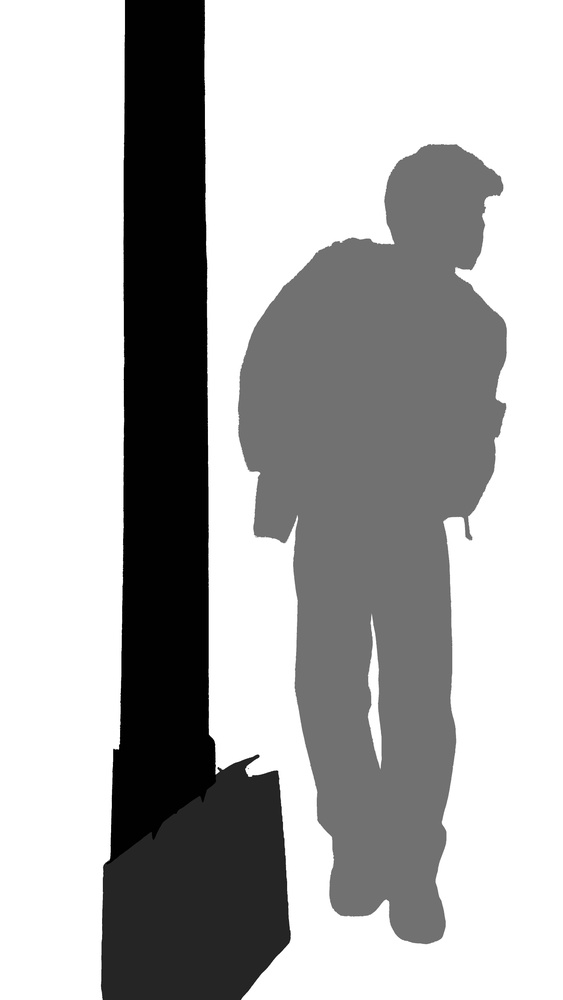
#> input picture public/segment picture.jpg, 563 x 1000 px, shrunk from 3000 x 5332 before the run
$ python image2mask.py
#> lines starting #> are read from the running program, lines starting #| are printed output that depends on the picture; after the words box and inside, x2 and y2 are one past the last pixel; in counts of white or black regions, pixels touching at a corner belong together
import cv2
import numpy as np

# Load the image
image = cv2.imread("segment picture.jpg")
#> image is the input picture: shape (1000, 563, 3); min 0, max 255, mean 176.9
image1 = cv2.imread("image.png")
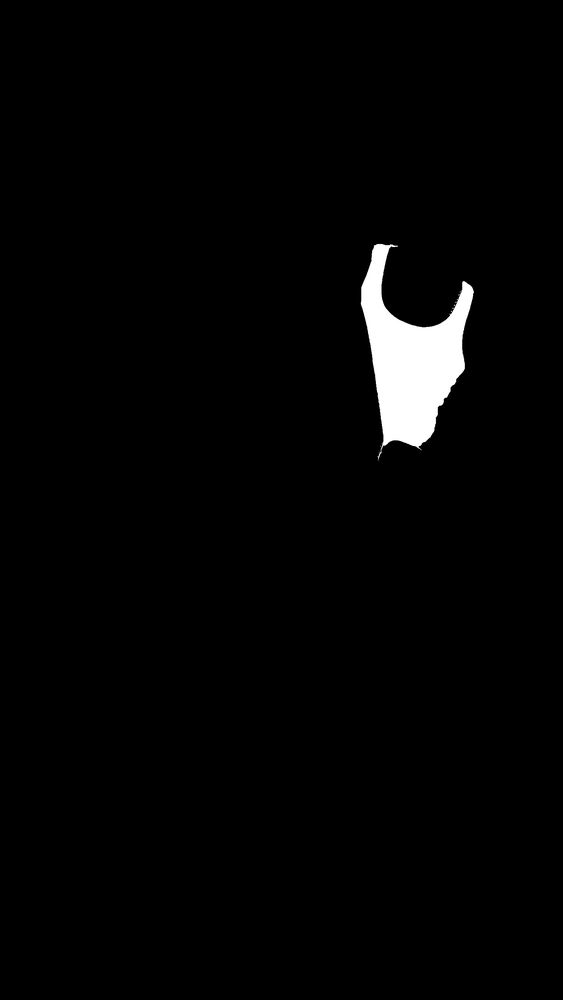
#> input picture public/image.png, 563 x 1000 px, shrunk from 3000 x 5332 before the run
#> image1 is the input picture: shape (1000, 563, 3); min 0, max 255, mean 5.1
if (image.shape[0] == image1.shape[0]) and (image.shape[1] == image1.shape[1]):
    print('everything is still good')
# Convert the image to HSV color space

# Create a mask for each color
mask = np.zeros((image.shape[0], image.shape[1]), dtype="uint8")
mask1 = np.zeros((image1.shape[0], image1.shape[1]), dtype="uint8")
for y in range(0,image.shape[0]):
    for x in range(0,image.shape[1]):
        if image[y,x][0] == 255:
            mask[y, x] = 3
        if image[y,x][0] == 37:
            mask[y, x] = 5
        if image[y,x][0] == 113:
            mask[y, x] = 7
        if image[y,x][0] == 0:
            mask[y, x] = 2
        else:
            mask[y, x] = 3
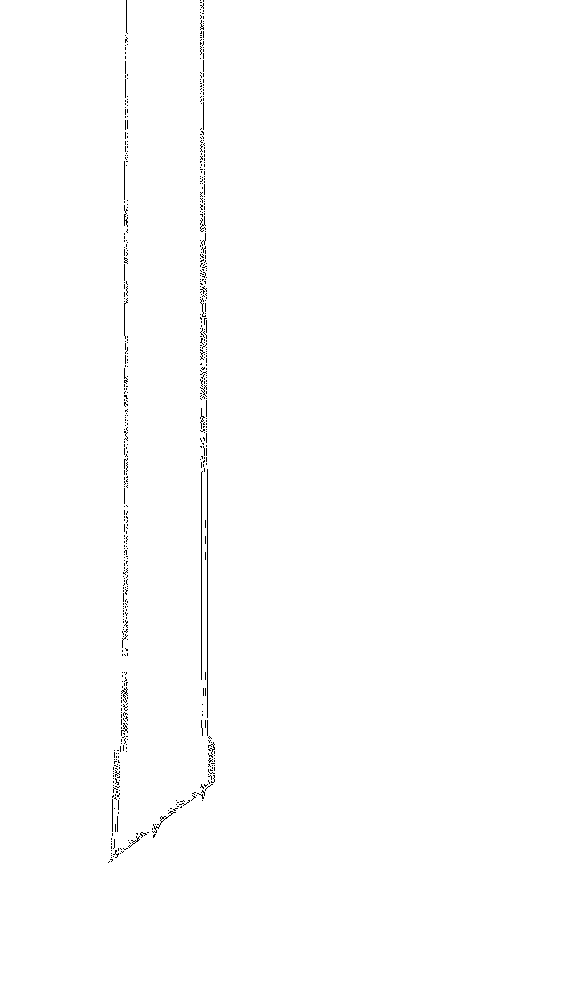
#> mask: shape (1000, 563); values 2 (black) and 3 (white), 99.5% white; black in thin lines or dots, all inside (x1, y1, x2, y2) = (108, 0, 215, 863)
for y in range(0,image1.shape[0]):
    for x in range(0,image1.shape[1]):
        if image1[y,x][0] == 0:
            mask1[y, x] = 1
        if image1[y,x][0] == 255:
            mask1[y, x] = 11
        else:
            mask1[y, x] = 1
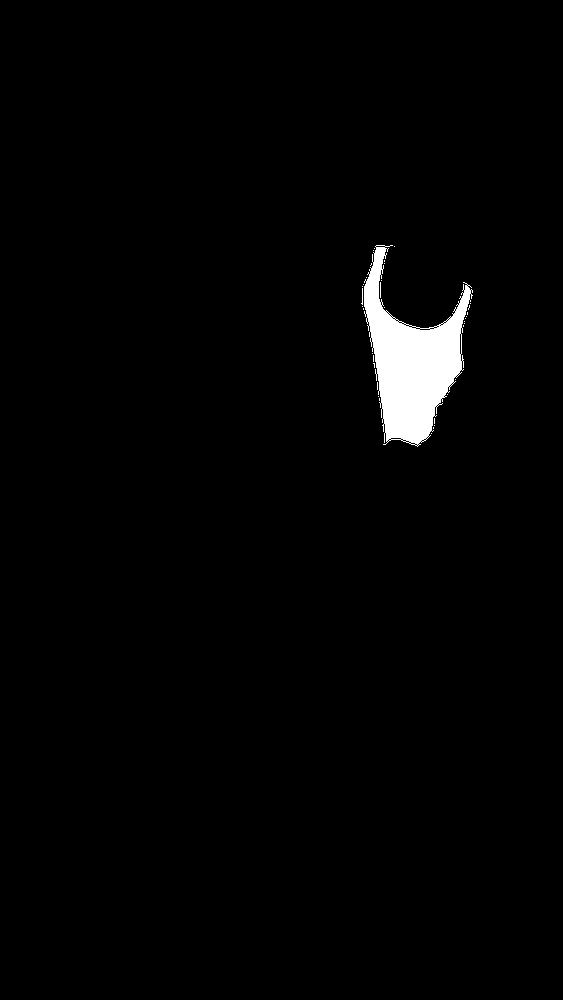
#> mask1: shape (1000, 563); values 1 (black) and 11 (white), 1.8% white; 36 white regions (35 under 20 px), largest, box (x1, y1, x2, y2) and area: (364, 245, 473, 447) 9987
mask_full = np.multiply(mask, mask1)
with open("mask.txt", "w") as f:
    # For each row in the array
    for row in mask_full:
        # Write the row to the text file
        f.write(" ".join([str(x) for x in row]) + "\n")
